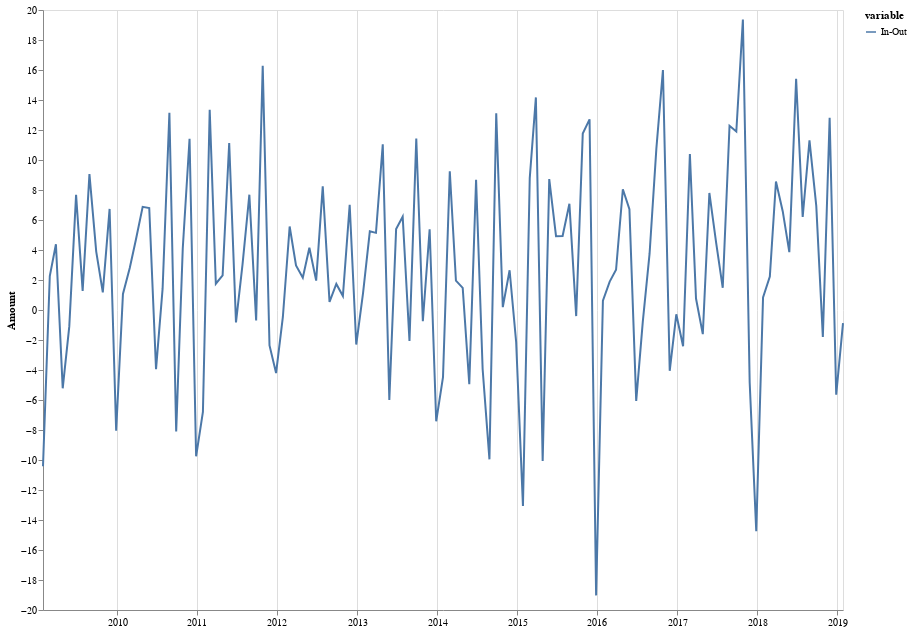

The cell this chart's notebook holds for it:
### Code cell
display = ['In-Out']
data = df_trend[display].reset_index().melt('Time')
alt.Chart(data).mark_line().encode(
    alt.X('Time:T', axis=alt.Axis(title='')),
    alt.Y('value:Q', axis=alt.Axis(title='Amount', grid=False)),
    color=alt.Color('variable:N'),
).properties(height=600, width=800)

### Figure 1 — Vega-Lite specification as saved in the notebook (floating-point values rounded to 4 significant figures)
{"$schema": "https://vega.github.io/schema/vega-lite/v2.6.0.json", "config": {"view": {"height": 300, "width": 400}}, "data": {"name": "data-054b7087a8613bc456d7268a816a1be6"}, "datasets": {"data-054b7087a8613bc456d7268a816a1be6": [{"Time": "2009-01-28T00:00:00", "value": -10.42, "variable": "In-Out"}, {"Time": "2009-02-28T00:00:00", "value": 2.267, "variable": "In-Out"}, {"Time": "2009-03-28T00:00:00", "value": 4.38, "variable": "In-Out"}, {"Time": "2009-04-28T00:00:00", "value": -5.218, "variable": "In-Out"}, {"Time": "2009-05-28T00:00:00", "value": -1.093, "variable": "In-Out"}, {"Time": "2009-06-28T00:00:00", "value": 7.674, "variable": "In-Out"}, {"Time": "2009-07-28T00:00:00", "value": 1.272, "variable": "In-Out"}, {"Time": "2009-08-28T00:00:00", "value": 9.062, "variable": "In-Out"}, {"Time": "2009-09-28T00:00:00", "value": 3.895, "variable": "In-Out"}, {"Time": "2009-10-28T00:00:00", "value": 1.171, "variable": "In-Out"}, {"Time": "2009-11-28T00:00:00", "value": 6.739, "variable": "In-Out"}, {"Time": "2009-12-28T00:00:00", "value": -8.046, "variable": "In-Out"}, {"Time": "2010-01-28T00:00:00", "value": 1.067, "variable": "In-Out"}, {"Time": "2010-02-28T00:00:00", "value": 2.797, "variable": "In-Out"}, {"Time": "2010-03-28T00:00:00", "value": 4.684, "variable": "In-Out"}, {"Time": "2010-04-28T00:00:00", "value": 6.878, "variable": "In-Out"}, {"Time": "2010-05-28T00:00:00", "value": 6.795, "variable": "In-Out"}, {"Time": "2010-06-28T00:00:00", "value": -3.943, "variable": "In-Out"}, {"Time": "2010-07-28T00:00:00", "value": 1.421, "variable": "In-Out"}, {"Time": "2010-08-28T00:00:00", "value": 13.15, "variable": "In-Out"}, {"Time": "2010-09-28T00:00:00", "value": -8.103, "variable": "In-Out"}, {"Time": "2010-10-28T00:00:00", "value": 4.097, "variable": "In-Out"}, {"Time": "2010-11-28T00:00:00", "value": 11.42, "variable": "In-Out"}, {"Time": "2010-12-28T00:00:00", "value": -9.753, "variable": "In-Out"}, {"Time": "2011-01-28T00:00:00", "value": -6.801, "variable": "In-Out"}, {"Time": "2011-02-28T00:00:00", "value": 13.34, "variable": "In-Out"}, {"Time": "2011-03-28T00:00:00", "value": 1.752, "variable": "In-Out"}, {"Time": "2011-04-28T00:00:00", "value": 2.313, "variable": "In-Out"}, {"Time": "2011-05-28T00:00:00", "value": 11.13, "variable": "In-Out"}, {"Time": "2011-06-28T00:00:00", "value": -0.8233, "variable": "In-Out"}, {"Time": "2011-07-28T00:00:00", "value": 3.065, "variable": "In-Out"}, {"Time": "2011-08-28T00:00:00", "value": 7.687, "variable": "In-Out"}, {"Time": "2011-09-28T00:00:00", "value": -0.6947, "variable": "In-Out"}, {"Time": "2011-10-28T00:00:00", "value": 16.28, "variable": "In-Out"}, {"Time": "2011-11-28T00:00:00", "value": -2.361, "variable": "In-Out"}, {"Time": "2011-12-28T00:00:00", "value": -4.201, "variable": "In-Out"}, {"Time": "2012-01-28T00:00:00", "value": -0.4643, "variable": "In-Out"}, {"Time": "2012-02-28T00:00:00", "value": 5.565, "variable": "In-Out"}, {"Time": "2012-03-28T00:00:00", "value": 2.969, "variable": "In-Out"}, {"Time": "2012-04-28T00:00:00", "value": 2.154, "variable": "In-Out"}, {"Time": "2012-05-28T00:00:00", "value": 4.154, "variable": "In-Out"}, {"Time": "2012-06-28T00:00:00", "value": 1.959, "variable": "In-Out"}, {"Time": "2012-07-28T00:00:00", "value": 8.245, "variable": "In-Out"}, {"Time": "2012-08-28T00:00:00", "value": 0.538, "variable": "In-Out"}, {"Time": "2012-09-28T00:00:00", "value": 1.736, "variable": "In-Out"}, {"Time": "2012-10-28T00:00:00", "value": 0.9339, "variable": "In-Out"}, {"Time": "2012-11-28T00:00:00", "value": 7.009, "variable": "In-Out"}, {"Time": "2012-12-28T00:00:00", "value": -2.305, "variable": "In-Out"}, {"Time": "2013-01-28T00:00:00", "value": 1.132, "variable": "In-Out"}, {"Time": "2013-02-28T00:00:00", "value": 5.244, "variable": "In-Out"}, {"Time": "2013-03-28T00:00:00", "value": 5.143, "variable": "In-Out"}, {"Time": "2013-04-28T00:00:00", "value": 11.05, "variable": "In-Out"}, {"Time": "2013-05-28T00:00:00", "value": -5.998, "variable": "In-Out"}, {"Time": "2013-06-28T00:00:00", "value": 5.392, "variable": "In-Out"}, {"Time": "2013-07-28T00:00:00", "value": 6.222, "variable": "In-Out"}, {"Time": "2013-08-28T00:00:00", "value": -2.069, "variable": "In-Out"}, {"Time": "2013-09-28T00:00:00", "value": 11.43, "variable": "In-Out"}, {"Time": "2013-10-28T00:00:00", "value": -0.7398, "variable": "In-Out"}, {"Time": "2013-11-28T00:00:00", "value": 5.386, "variable": "In-Out"}, {"Time": "2013-12-28T00:00:00", "value": -7.42, "variable": "In-Out"}, {"Time": "2014-01-28T00:00:00", "value": -4.469, "variable": "In-Out"}, {"Time": "2014-02-28T00:00:00", "value": 9.248, "variable": "In-Out"}, {"Time": "2014-03-28T00:00:00", "value": 1.955, "variable": "In-Out"}, {"Time": "2014-04-28T00:00:00", "value": 1.478, "variable": "In-Out"}, {"Time": "2014-05-28T00:00:00", "value": -4.947, "variable": "In-Out"}, {"Time": "2014-06-28T00:00:00", "value": 8.685, "variable": "In-Out"}, {"Time": "2014-07-28T00:00:00", "value": -3.947, "variable": "In-Out"}, {"Time": "2014-08-28T00:00:00", "value": -9.954, "variable": "In-Out"}, {"Time": "2014-09-28T00:00:00", "value": 13.11, "variable": "In-Out"}, {"Time": "2014-10-28T00:00:00", "value": 0.1887, "variable": "In-Out"}, {"Time": "2014-11-28T00:00:00", "value": 2.65, "variable": "In-Out"}, {"Time": "2014-12-28T00:00:00", "value": -2.144, "variable": "In-Out"}, {"Time": "2015-01-28T00:00:00", "value": -13.07, "variable": "In-Out"}, {"Time": "2015-02-28T00:00:00", "value": 8.793, "variable": "In-Out"}, {"Time": "2015-03-28T00:00:00", "value": 14.17, "variable": "In-Out"}, {"Time": "2015-04-28T00:00:00", "value": -10.06, "variable": "In-Out"}, {"Time": "2015-05-28T00:00:00", "value": 8.731, "variable": "In-Out"}, {"Time": "2015-06-28T00:00:00", "value": 4.919, "variable": "In-Out"}, {"Time": "2015-07-28T00:00:00", "value": 4.932, "variable": "In-Out"}, {"Time": "2015-08-28T00:00:00", "value": 7.083, "variable": "In-Out"}, {"Time": "2015-09-28T00:00:00", "value": -0.4051, "variable": "In-Out"}, {"Time": "2015-10-28T00:00:00", "value": 11.76, "variable": "In-Out"}, {"Time": "2015-11-28T00:00:00", "value": 12.71, "variable": "In-Out"}, {"Time": "2015-12-28T00:00:00", "value": -19.03, "variable": "In-Out"}, {"Time": "2016-01-28T00:00:00", "value": 0.6209, "variable": "In-Out"}, {"Time": "2016-02-28T00:00:00", "value": 1.893, "variable": "In-Out"}, {"Time": "2016-03-28T00:00:00", "value": 2.684, "variable": "In-Out"}, {"Time": "2016-04-28T00:00:00", "value": 8.051, "variable": "In-Out"}, {"Time": "2016-05-28T00:00:00", "value": 6.722, "variable": "In-Out"}, {"Time": "2016-06-28T00:00:00", "value": -6.06, "variable": "In-Out"}, {"Time": "2016-07-28T00:00:00", "value": -0.7943, "variable": "In-Out"}, {"Time": "2016-08-28T00:00:00", "value": 3.753, "variable": "In-Out"}, {"Time": "2016-09-28T00:00:00", "value": 10.76, "variable": "In-Out"}, {"Time": "2016-10-28T00:00:00", "value": 16.0, "variable": "In-Out"}, {"Time": "2016-11-28T00:00:00", "value": -4.052, "variable": "In-Out"}, {"Time": "2016-12-28T00:00:00", "value": -0.285, "variable": "In-Out"}, {"Time": "2017-01-28T00:00:00", "value": -2.421, "variable": "In-Out"}, {"Time": "2017-02-28T00:00:00", "value": 10.4, "variable": "In-Out"}, {"Time": "2017-03-28T00:00:00", "value": 0.7658, "variable": "In-Out"}, {"Time": "2017-04-28T00:00:00", "value": -1.61, "variable": "In-Out"}, {"Time": "2017-05-28T00:00:00", "value": 7.803, "variable": "In-Out"}, {"Time": "2017-06-28T00:00:00", "value": 4.468, "variable": "In-Out"}, {"Time": "2017-07-28T00:00:00", "value": 1.478, "variable": "In-Out"}, {"Time": "2017-08-28T00:00:00", "value": 12.28, "variable": "In-Out"}, {"Time": "2017-09-28T00:00:00", "value": 11.9, "variable": "In-Out"}, {"Time": "2017-10-28T00:00:00", "value": 19.36, "variable": "In-Out"}, {"Time": "2017-11-28T00:00:00", "value": -4.836, "variable": "In-Out"}, {"Time": "2017-12-28T00:00:00", "value": -14.75, "variable": "In-Out"}, {"Time": "2018-01-28T00:00:00", "value": 0.8371, "variable": "In-Out"}, {"Time": "2018-02-28T00:00:00", "value": 2.226, "variable": "In-Out"}, {"Time": "2018-03-28T00:00:00", "value": 8.564, "variable": "In-Out"}, {"Time": "2018-04-28T00:00:00", "value": 6.571, "variable": "In-Out"}, {"Time": "2018-05-28T00:00:00", "value": 3.859, "variable": "In-Out"}, {"Time": "2018-06-28T00:00:00", "value": 15.41, "variable": "In-Out"}, {"Time": "2018-07-28T00:00:00", "value": 6.204, "variable": "In-Out"}, {"Time": "2018-08-28T00:00:00", "value": 11.3, "variable": "In-Out"}, {"Time": "2018-09-28T00:00:00", "value": 6.941, "variable": "In-Out"}, {"Time": "2018-10-28T00:00:00", "value": -1.804, "variable": "In-Out"}, {"Time": "2018-11-28T00:00:00", "value": 12.81, "variable": "In-Out"}, {"Time": "2018-12-28T00:00:00", "value": -5.648, "variable": "In-Out"}, {"Time": "2019-01-28T00:00:00", "value": -0.8745, "variable": "In-Out"}]}, "encoding": {"color": {"field": "variable", "type": "nominal"}, "x": {"axis": {"title": ""}, "field": "Time", "type": "temporal"}, "y": {"axis": {"grid": false, "title": "Amount"}, "field": "value", "type": "quantitative"}}, "height": 600, "mark": "line", "width": 800}
